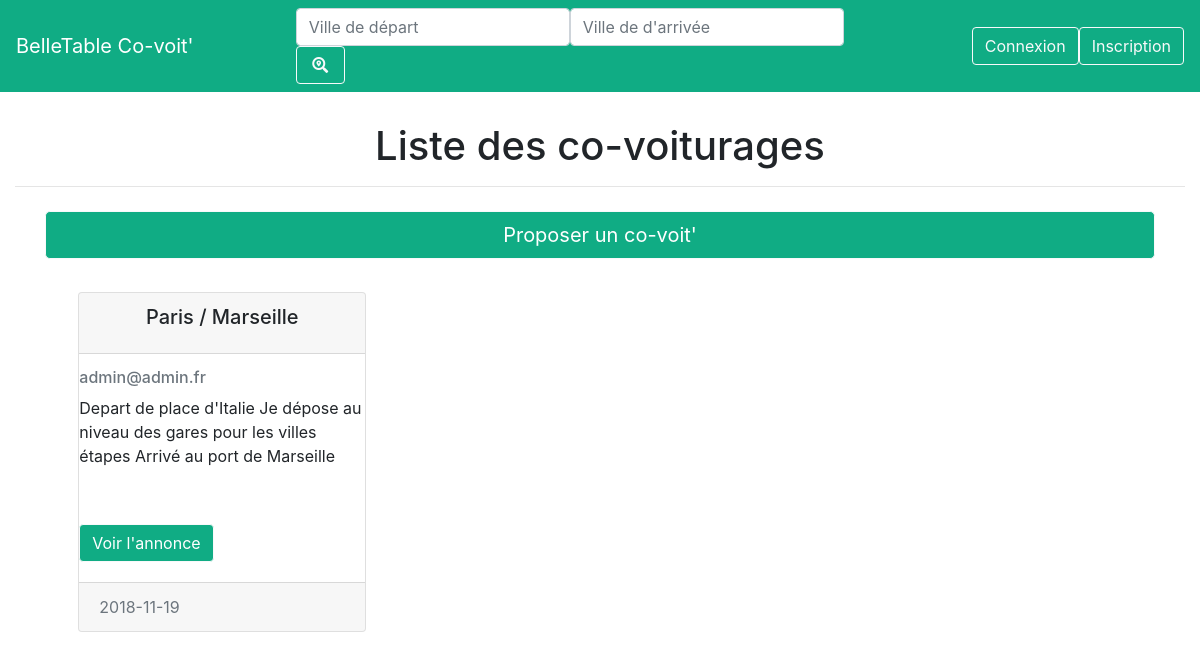
The page / on the database its author committed.
### tables this page shows
CREATE TABLE IF NOT EXISTS `trajet` (
  `num_trajet` int(11) NOT NULL AUTO_INCREMENT,
  `depart_ville` varchar(11) NOT NULL,
  `arrivee_ville` varchar(11) NOT NULL,
  `etape1` varchar(255) NOT NULL,
  `etape2` varchar(255) NOT NULL,
  `date` date NOT NULL,
  `prix` int(11) NOT NULL,
  `places` int(11) NOT NULL,
  `precisions` text NOT NULL,
  `heure_depart` time NOT NULL,
  `mel_chauffeur` varchar(255) NOT NULL,
  PRIMARY KEY (`num_trajet`)
);

### db/routeSelectAll.php (called while the page is built)
<?php
$asTable = "trajet";
$asCols = '*';
$asColWhere ="";
$asValeurs ="";
include 'dbCon.php';
try {
    $req = $db->query("CALL selectDynam('$asTable', '$asCols', '$asColWhere', '$asValeurs') ");
    $adverts = $req->fetchAll();
} catch (Exception $exc) {
    echo $exc->getTraceAsString();
}
?>

### index.php (the view)
<?php
include './include/header.php';
?>
<header class="container-fluid">
    <h1 class="text-center">Liste des co-voiturages</h1>
    <hr class="">
</header>
<section class="container content-wrapper">
    <a href="addRoute.php"><button type="button" class="btn btn-lg btn-outline-light btn-block">Proposer un co-voit'</button></a>
    <?php
    include 'db/routeSelectAll.php';
    foreach ($adverts as $advert) {
        ?>
        <div class="card advert-card">
            <div class="card-header">
                <h5 class="card-title text-center"><?= $advert['depart_ville'] ?> / <?= $advert['arrivee_ville'] ?></h5>
            </div>
            <div class="card-body">
                <a href="userOverview.php?mel=<?= $advert['mel_chauffeur'] ?>"><h6 class="card-subtitle mb-2 text-muted"><?= $advert['mel_chauffeur'] ?></h6></a>
                <p class="card-text"><?= $advert['precisions'] ?></p>
                <a href="advert.php?id=<?= $advert['num_trajet'] ?>" class="btn btn-outline-light card-btn center-block">Voir l'annonce</a>
            </div>
            <div class="card-footer text-muted">
                <?= $advert['date'] ?>
            </div>
        </div>
        <?php
    }
    ?>
</section>
<?php
include './include/footer.php';
?>

### style/style.css (style rules this page uses)
header { margin-top: 2.5%; }
.content-wrapper { margin-top: 2%; }
.btn-block { background-color: #10ac84; color: white; }
.advert-card { width: 18rem; margin: 3% 3%; display: inline-block; }
.card-body { padding: 7% 0; }
.card-text { height: 7em; overflow-y: scroll; }
.card-btn { background-color: #10ac84; color: white; }

### rows shown on the page
trajet: depart_ville "Paris", arrivee_ville "Marseille", mel_chauffeur "admin@admin.fr", precisions "Depart de place d'Italie Je dépose au niveau des gares pour les villes étapes Arrivé au port de Marseille", date "2018-11-19"
